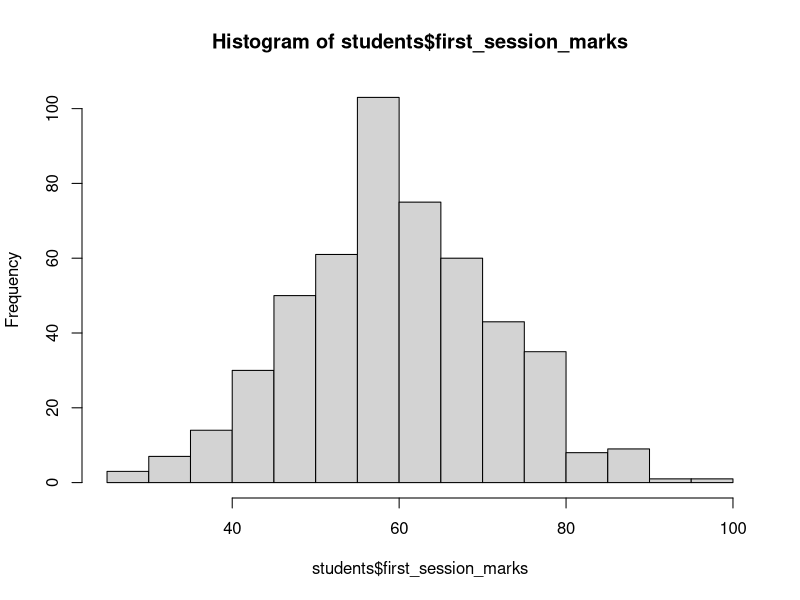
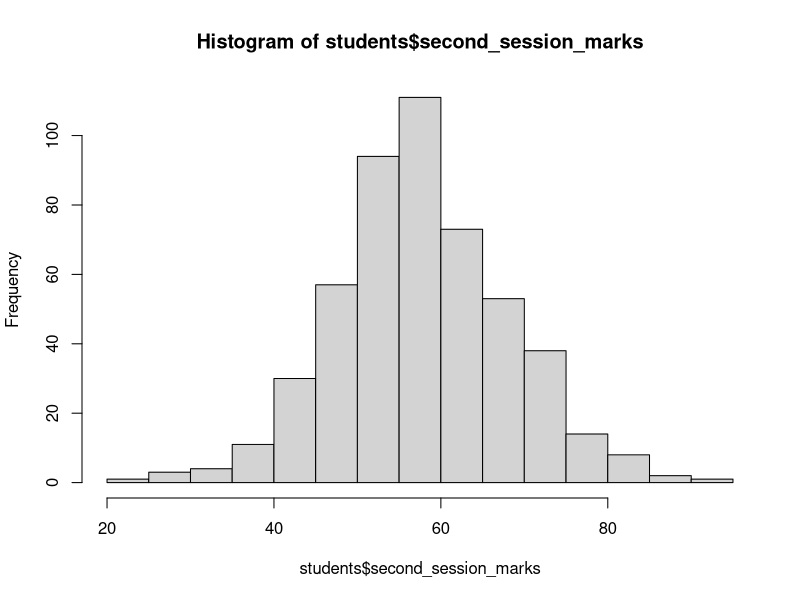
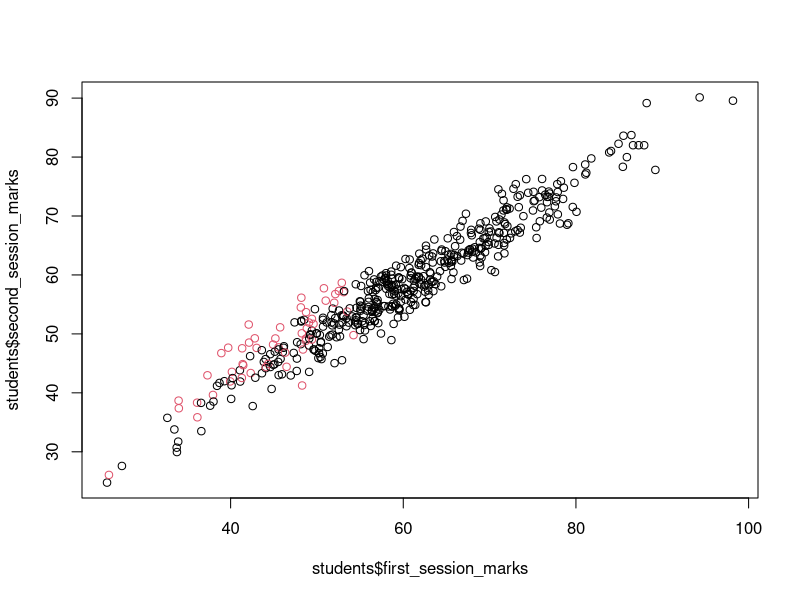
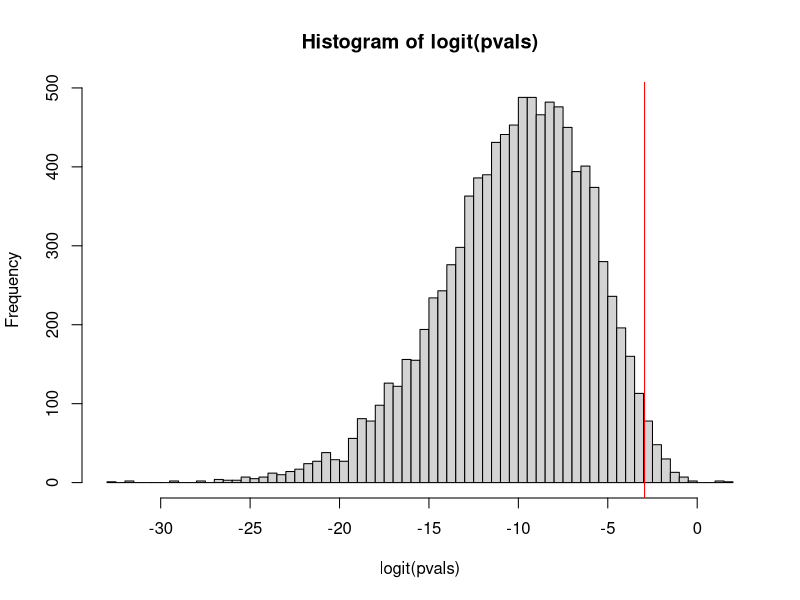

Write R code to recreate these figures, in order.
## ---- chunk 1
knitr::opts_chunk$set(echo = TRUE)
## ---- chunk 2
set.seed(42)
n_students <- 500
n_tutoring <- 50
## ---- chunk 3
meanmark <- 60.0
marks_sd <- 12.0


aptitude <- rnorm(n_students, 0.0, 1.0)
students <- data.frame(aptitude)

## ---- chunk 4

luck <- 2

students$first_session_marks <- rnorm(n_students, students$aptitude*marks_sd + meanmark, luck)

#It is possible for soem values to fall off the scale.
students$first_session_marks[students$first_session_marks > 100] <- 100
students$first_session_marks[students$first_session_marks < 0] <- 0


hist(students$first_session_marks, breaks = 15)

## ---- chunk 5

students <- students[order(students$first_session_marks),]

n_tutoring_places_accepted <- 0
tutored <- rep(0, n_students)
i <- 1
while (n_tutoring_places_accepted < n_tutoring & i < n_students) {
 rval <- runif(1) 
 if (rval < 0.8 - students$first_session_marks[i]/100){
   tutored[[i]] <- 1
   n_tutoring_places_accepted <- n_tutoring_places_accepted + 1
 }
 i <- i + 1
}

students$tutored <- tutored

sum(tutored)

## ---- chunk 6
beta_0 <- 58 #This is the mean mark in second session for untutored students
beta_1 <- 0.9
beta_2 <- 3
sigma <- 2 #Luck in second session.

students$second_session_marks.mu <- beta_0 + beta_1*students$aptitude*marks_sd + beta_2*students$tutored
students$second_session_marks <- rnorm(n_students, students$second_session_marks.mu, sigma)

#Once again, it is possible that some values could have fallen off the scale, and this is one simple way to fix that:
students$second_session_marks[students$second_session_marks > 100] <- 100
students$second_session_marks[students$second_session_marks < 0] <- 0


hist(students$second_session_marks, breaks = 15)

## ---- chunk 7

plot(students$first_session_marks, students$second_session_marks, col = factor(students$tutored, levels = c(0,1)))

## ---- chunk 8
regression_model <- lm(second_session_marks ~ 1 + first_session_marks + tutored, data = students)
summary(regression_model)
## ---- chunk 9

invlogit <- function(x){1/(1+exp(-x))}

logit <- function(x){log(x/(1-x))}

power_simulation <- function(n_tutored = 50, n_untutored = 450, beta3, sigma_secondsession, beta0 = 58, beta1 = 0.9){
  nstudents <- n_tutored + n_untutored 
  aptitude <- sort(rnorm(nstudents, 0, 1))
  aptitude_markscale <- meanmark + aptitude*marks_sd
  first_session <- rnorm(nstudents, aptitude_markscale, 2)
  second_session <- beta0 + beta1*aptitude*marks_sd + rnorm(nstudents, 0, sigma_secondsession)
  tutored.indices <- sample(seq(1,n_tutored*2), n_tutored)
  tutored <- rep(0, nstudents)
  tutored[tutored.indices] <- 1
  #second_session <- second_session[order(first_session)]
  second_session[tutored.indices] <- second_session[tutored.indices] + beta3
  lmod <- summary(lm(second_session ~ first_session + tutored))
  return(lmod$coefficients[3,4]) #The pvalue for the beta3 estimate.
}


pvals <- replicate(10000, power_simulation(n_tutored = 50, n_untutored = 450, beta3 = 2.4, sigma_secondsession = 2))

mean(pvals <= 0.05)


## ---- chunk 10
hist(logit(pvals),breaks = 50)
abline(v = logit(0.05), col = "red") #The vertical line is at p = 0.05
